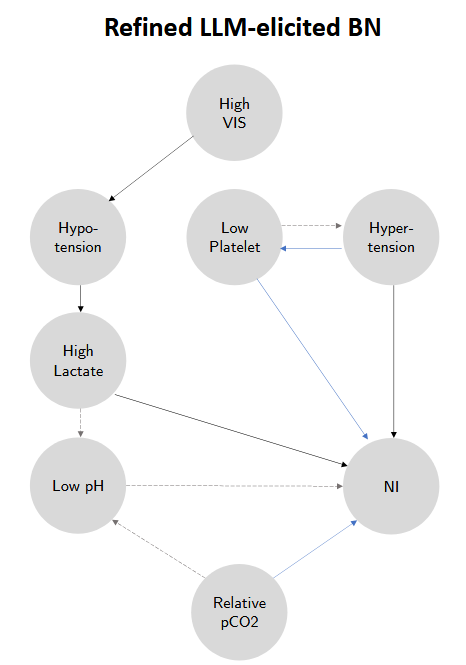
#> input picture images/ECMO-CBN-PSB-full.png, 466 x 665 px; its folder holds only this picture in this run
$ python resize_all.py   (older library calls are emulated)
#> lines starting #> are read from the running program, lines starting #| are printed output that depends on the picture
import os, sys
from PIL import Image
import glob

size = (240, 240)

for infile in glob.glob('images/*.png'):
    try:
        im = Image.open(infile)
#> im is the input picture: PIL image 466x665 RGBA; mean R, G, B, A 244.4, 244.5, 244.5, 255
        im.thumbnail(size, Image.ANTIALIAS)
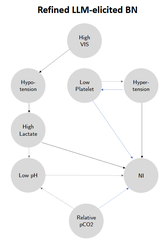
#> im: PIL image 168x240 RGBA; mean R, G, B, A 244.3, 244.3, 244.4, 255
        im.save(infile, 'PNG')
    except IOError:
        print ("cannot resize '%s'" % infile)

$ run again, on images/HIL-vs-AI2L.png
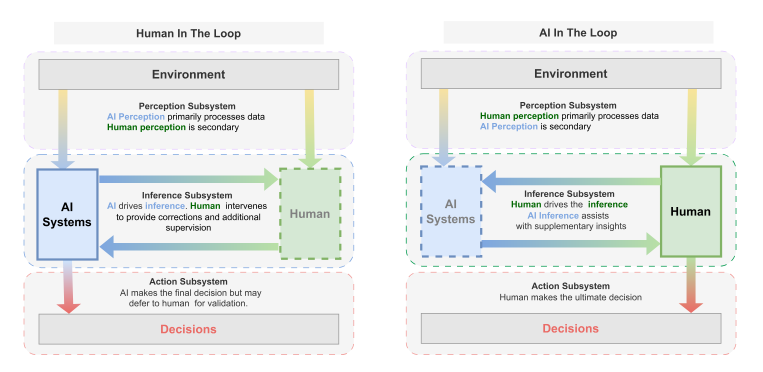
#> input picture images/HIL-vs-AI2L.png, 1526 x 744 px (shown at 1/2 size)
#> im is the input picture: PIL image 1526x744 RGBA; mean R, G, B, A 235.1, 237.3, 236.7, 255
#> `im.thumbnail(size, Image.ANTIALIAS)`:
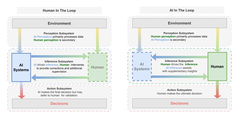
#> im: PIL image 240x117 RGBA; mean R, G, B, A 235.1, 237.3, 236.7, 255

$ run again, on images/caption.png
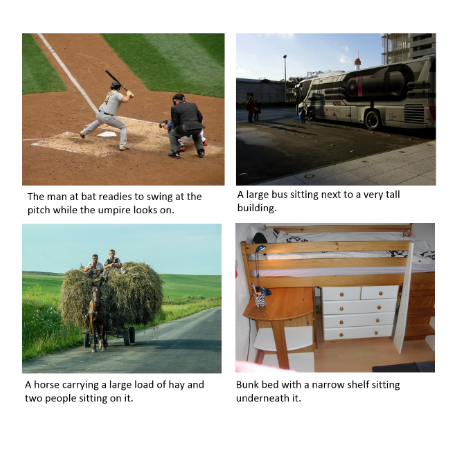
#> input picture images/caption.png, 452 x 453 px
#> im is the input picture: PIL image 452x453 RGB; mean R, G, B 172.7, 169.8, 157.7
#> `im.thumbnail(size, Image.ANTIALIAS)`:
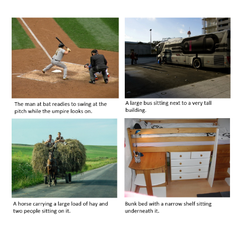
#> im: PIL image 239x240 RGB; mean R, G, B 172.4, 169.5, 157.5
